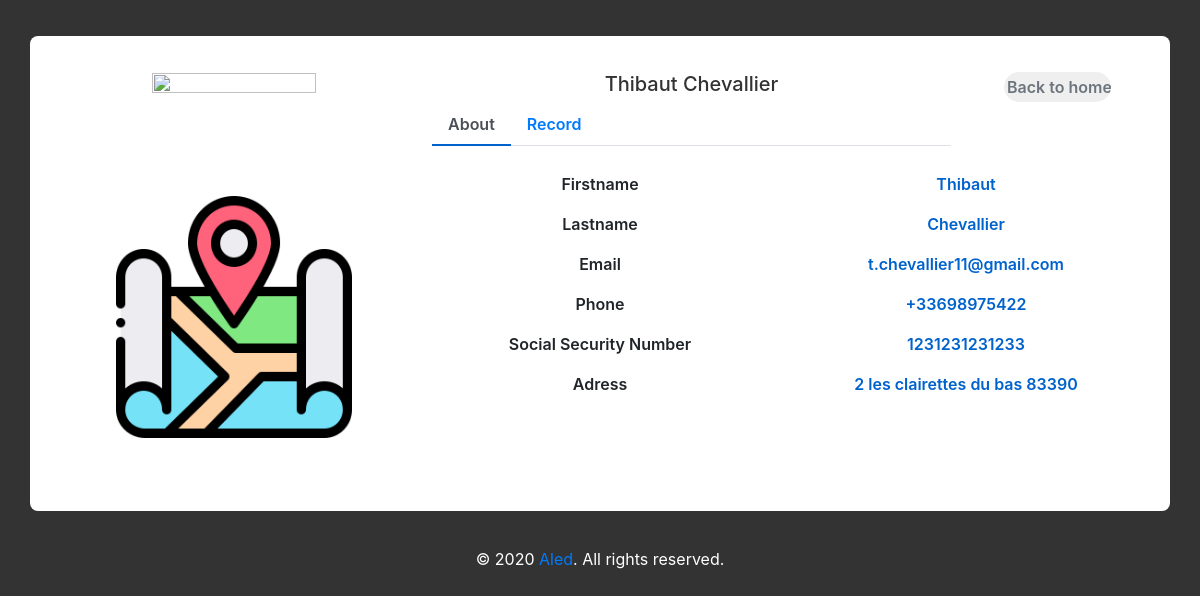
Page /user_profile.php?id=3 (signed in) on the committed database.
### tables this page shows
CREATE TABLE `users` (
  `id` int(11) NOT NULL,
  `username` varchar(100) NOT NULL,
  `email` varchar(100) NOT NULL,
  `password` varchar(100) NOT NULL
);

CREATE TABLE `social_details` (
  `id_socdet` int(11) NOT NULL,
  `firstname` varchar(50) NOT NULL,
  `lastname` varchar(50) NOT NULL,
  `gender` tinyint(4) NOT NULL,
  `birthaddr` varchar(50) NOT NULL,
  `birthdate` date NOT NULL,
  `phonenum` int(10) NOT NULL,
  `picture` varchar(100) NOT NULL,
  `id_user` int(11) NOT NULL
);

CREATE TABLE `patient_medical_record` (
  `id_medrec` int(11) NOT NULL,
  `height` int(255) NOT NULL,
  `weight` tinyint(4) NOT NULL,
  `socialsecuritynumber` varchar(13) NOT NULL,
  `id_user` int(11) NOT NULL,
  `id_doc` int(11) NOT NULL,
  `id_addr` int(11) NOT NULL
);

CREATE TABLE `adress` (
  `id_addr` int(11) NOT NULL,
  `number` tinyint(4) NOT NULL,
  `street` varchar(50) NOT NULL,
  `zipcode` int(11) NOT NULL
);

### user_profile.php (the view, shortened to what this page needs)
<?php
$userid = $_GET['id'];
$gender="";
include('doctorServer.php');
if(isset($_SESSION['mail'])){
    $get_user_info = "SELECT * FROM users INNER JOIN patient_medical_record ON users.id=patient_medical_record.id_user
INNER JOIN social_details ON social_details.id_user=patient_medical_record.id_user INNER JOIN adress ON adress.id_addr=patient_medical_record.id_addr
WHERE users.id='$userid'";
    $result_info = mysqli_query($db, $get_user_info);
    $row = mysqli_fetch_assoc($result_info);
    if($row["gender"] == "1"){
        $gender="male";
    }else{
        $gender="female";
    }
}
?>
<!doctype html>
<html lang="en">
<head>
    <link href="Static/css/bootstrap.min.css" rel="stylesheet">
</head>
<body class="text-center">
<div href="#_" class="lightbox" id="map-container"><?php
include 'map.php';
?>
<?php echo '
<div class="container emp-profile">
    <form method="post">
        <div class="row">
            <div class="col-md-4">
                <div class="profile-img">
                    <img src="https://encrypted-tbn0.gstatic.com/images?q=tbn:ANd9GcS52y5aInsxSm31CvHOFHWujqUx_wWTS9iM6s7BAm21oEN_RiGoog" alt=""/>
				</div>
            </div>
            <div class="col-md-6">
                <div class="profile-head">
                    <h5>
                        '.$row["firstname"].' '.$row["lastname"].'
                    </h5>
                    <ul class="nav nav-tabs" id="myTab" role="tablist">
                        <li class="nav-item">
                            <a class="nav-link active" id="home-tab" data-toggle="tab" href="#home" role="tab" aria-controls="home" aria-selected="true">About</a>
                        </li>
                        <li class="nav-item">
                            <a class="nav-link" id="profile-tab" data-toggle="tab" href="#profile" role="tab" aria-controls="profile" aria-selected="false">Record</a>
                        </li>
                    </ul>
                </div>
            </div>
            <div class="col-md-2">
                <a href="doctorIndex.php"><input type="button" class="profile-edit-btn" value="Back to home"/></a>
            </div>
        </div>
        <div class="row">
            <div class="col-md-4">
				<a href="#map-container">
					<img class="geo-button" src="Static/images/placeholder.png" class="thumbnail">
				</a>
                <div class="profile-work">
                </div>
            </div>
            <div class="col-md-8">
                <div class="tab-content profile-tab" id="myTabContent">
                    <div class="tab-pane fade show active" id="home" role="tabpanel" aria-labelledby="home-tab">
                        <div class="row">
                            <div class="col-md-6">
                                <label>Firstname</label>
                            </div>
                            <div class="col-md-6">
                                <p>'.$row["firstname"].'</p>
                            </div>
                        </div>
                        <div class="row">
                            <div class="col-md-6">
                                <label>Lastname</label>
                            </div>
                            <div class="col-md-6">
                                <p>'.$row["lastname"].'</p>
                            </div>
                        </div>
                        <div class="row">
                            <div class="col-md-6">
                                <label>Email</label>
                            </div>
                            <div class="col-md-6">
                                <p>'.$row["email"].'</p>
                            </div>
                        </div>
                        <div class="row">
                            <div class="col-md-6">
                                <label>Phone</label>
                            </div>
                            <div class="col-md-6">
                                <p>+33'.$row["phonenum"].'</p>
                            </div>
                        </div>
                        <div class="row">
                            <div class="col-md-6">
                                <label>Social Security Number</label>
                            </div>
                            <div class="col-md-6">
                                <p>'.$row["socialsecuritynumber"].'</p>
                            </div>
                        </div>
                        <div class="row">
                            <div class="col-md-6">
                                <label>Adress</label>
                            </div>
                            <div class="col-md-6">
                                <p>'.$row["number"].' '.$row["street"].' '.$row["zipcode"].'</p>
                            </div>
                        </div>
                    </div>
                                <p>'.$row["weight"].' kg</p>
                                <p>'.$row["height"].' cm</p>
                                <p>'.$gender.'</p>
                                <p>'.$row["birthaddr"].'</p>
                                <p>'.$row["birthdate"].'</p>
                </div>
            </div>
        </div>
    </form>
</div>'?>
<footer class="mastfoot mt-auto text-center">
    <div class="inner">
        <p class="text-white">&copy; 2020 <a href="index.php">Aled</a>.  All rights reserved.</p>
    </div>
</footer>
</body>
</html>

### map.php (style rules this page uses)
body { margin: 0; padding: 0; }

### user_profile.php (style rules this page uses)
body { background: -webkit-linear-gradient(left, #333333, #333333); margin: 0; padding: 0; }
.emp-profile { padding: 3%; margin-top: 3%; margin-bottom: 3%; border-radius: 0.5rem; background: #fff; }
.geo-button { width:70%; height:80%; }
.profile-img { text-align: center; }
.profile-img img { width: 70%; height: 100%; }
.profile-head h5 { color: #333; }
.profile-edit-btn { border: none; border-radius: 1.5rem; width: 70%; padding: 2%; font-weight: 600; color: #6c757d; cursor: pointer; }
.profile-head .nav-tabs { margin-bottom:5%; }
.profile-head .nav-tabs .nav-link { font-weight:600; border: none; }
.profile-head .nav-tabs .nav-link.active { border: none; border-bottom:2px solid #0062cc; }
.profile-work { padding: 14%; margin-top: -15%; }
.profile-tab label { font-weight: 600; }
.profile-tab p { font-weight: 600; color: #0062cc; }

### rows in the picture
users: social_details.firstname "Thibaut", social_details.lastname "Chevallier", email "t.chevallier11@gmail.com", social_details.phonenum "698975422", patient_medical_record.socialsecuritynumber "1231231231233", adress.number "2", adress.street "les clairettes du bas", adress.zipcode "83390"
